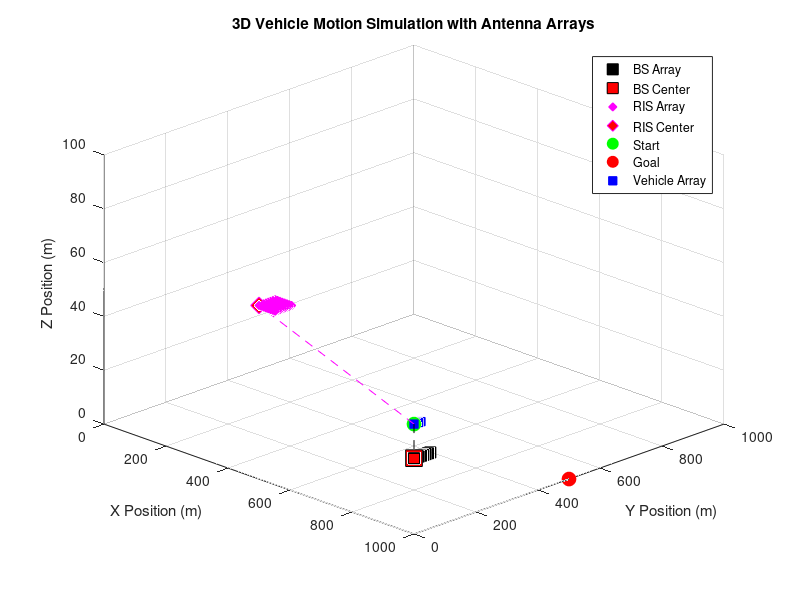

Write the MATLAB code that produced this figure. (Note: this script raises an error after producing the figure.)
% System Parameters
Nb = 8;         % Number of BS antennas (ULA)
Nt = 4;         % Number of Vehicle antennas
Nx = 8;         % Number of RIS elements in x-direction
Ny = 8;         % Number of RIS elements in y-direction
Nr = Nx * Ny;   % Total number of RIS elements
Mb = 10;        % Number of OFDM subcarriers
B = 20e6;         % MHz
lambda = 3e8/2e7;   % Wavelength (assuming frequency around 3GHz)
d = lambda/2;   % Inter-element spacing

% Initialize parameters
x_size = 1000;  % Environment size in meters
y_size = 1000;
z_size = 100;   % Added height dimension
dt = 0.1;       % Time step in seconds
speed = 10;     % Vehicle speed in m/s

% Initial positions
vehicle_pos = [500, 500, 0];  % Vehicle starts at ground level
goal_pos = [1000, 500, 0];    % Goal position
bs_loc = [900, 100, 20];      % Base station location
ris_loc = [200, 300, 40];     % RIS location

% Initialize channel metrics storage
channel_metrics = struct('time', [], 'direct_gain', [], 'cascaded_gain', []);

% Create ULA positions for BS (aligned along y-axis)
bs_array_positions = zeros(Nb, 3);
for i = 1:Nb
    bs_array_positions(i,:) = bs_loc + [0, (i-1)*d, 0];
end

% Create ULA positions for Vehicle (aligned along y-axis)
vehicle_array_positions = zeros(Nt, 3);
for i = 1:Nt
    vehicle_array_positions(i,:) = vehicle_pos + [0, (i-1)*d, 0];
end

% Create UPA positions for RIS (in x-y plane)
ris_array_positions = zeros(Nr, 3);
idx = 1;
for ix = 1:Nx
    for iy = 1:Ny
        ris_array_positions(idx,:) = ris_loc + [(ix-1)*d, (iy-1)*d, 0];
        idx = idx + 1;
    end
end

% Create figure
figure('Name', '3D Vehicle Simulator with Antenna Arrays');
hold on;
grid on;
axis([0 x_size 0 y_size 0 z_size]);
xlabel('X Position (m)');
ylabel('Y Position (m)');
zlabel('Z Position (m)');
title('3D Vehicle Motion Simulation with Antenna Arrays');

% Plot BS ULA
plot3(bs_array_positions(:,1), bs_array_positions(:,2), bs_array_positions(:,3), 'ks', 'MarkerSize', 8, 'MarkerFaceColor', 'k');
plot3(bs_loc(1), bs_loc(2), bs_loc(3), 'ks', 'MarkerSize', 12, 'MarkerFaceColor', 'r'); % BS center

% Plot RIS UPA
ris_plot = plot3(ris_array_positions(:,1), ris_array_positions(:,2), ris_array_positions(:,3), 'md', 'MarkerSize', 6, 'MarkerFaceColor', 'm');
plot3(ris_loc(1), ris_loc(2), ris_loc(3), 'md', 'MarkerSize', 12, 'MarkerFaceColor', 'r'); % RIS center

% Plot start and goal positions
plot3(vehicle_pos(1), vehicle_pos(2), vehicle_pos(3), 'go', 'MarkerSize', 10, 'MarkerFaceColor', 'g');
plot3(goal_pos(1), goal_pos(2), goal_pos(3), 'ro', 'MarkerSize', 10, 'MarkerFaceColor', 'r');

% Initialize vehicle array plot
vehicle_array_markers = plot3(vehicle_array_positions(:,1), vehicle_array_positions(:,2), vehicle_array_positions(:,3), 'bs', 'MarkerSize', 6, 'MarkerFaceColor', 'b');

% Draw lines connecting centers
vehicle_to_bs = plot3([vehicle_pos(1), bs_loc(1)], [vehicle_pos(2), bs_loc(2)], [vehicle_pos(3), bs_loc(3)], '--k');
vehicle_to_ris = plot3([vehicle_pos(1), ris_loc(1)], [vehicle_pos(2), ris_loc(2)], [vehicle_pos(3), ris_loc(3)], '--m');

legend('BS Array', 'BS Center', 'RIS Array', 'RIS Center', 'Start', 'Goal', 'Vehicle Array');

% Set view angle for better 3D visualization
view(45, 30);


function [received_signal, direct_channel, cascaded_channel] = simulate_downlink_transmission(bs_loc, ris_loc, vehicle_pos, W)
    
    % System Parameters
    Nb = 8;         % Number of BS antennas (ULA)
    Nt = 4;         % Number of Vehicle antennas
    Nx = 8;         % Number of RIS elements in x-direction
    Ny = 8;         % Number of RIS elements in y-direction
    Nr = Nx * Ny;   % Total number of RIS elements
    Mb = 64;  
    % Generate transmit data for each subcarrier
    x = zeros(Mb, 1);
    for n = 1:Mb
        % Generate complex Gaussian data with zero mean and unit variance
        x(n) = (randn + 1i*randn)/sqrt(2);
    end
    
    % Generate beamforming matrix if not provided
    if nargin < 4
        W = zeros(Nb, Mb);
        for i = 1:Mb
            w = (randn(Nb,1) + 1i*randn(Nb,1))/sqrt(2*Nb);
            W(:,i) = w/norm(w); % Normalize each beamforming vector
        end
    end
    
    % Verify transmit power constraint
    transmit_power = norm(W*x)^2;
    
    % Generate channels
    % Direct channel (BS to Vehicle): Nt x Nb
    H_bt = generate_H_bt(Nt, Nr);
    
    % Cascaded channel components
    % H_br (RIS to BS): Nr x Nb
    % H_rv (Vehicle to RIS): Nt x Nr
    [H_br, H_rt] = generate_H_br_H_rt(Nb, Nr, Nt);
    
    % RIS phase shifts (diagonal matrix Nr x Nr)
    Phi = diag(exp(1i*2*pi*rand(Nr,1)));
    
    % Complete cascaded channel
    cascaded_channel = H_rt * Phi * H_br; % Results in Nt x Nb
    
    % Compute received signal for each subcarrier
    received_signal = zeros(Nt, Mb);
    for n = 1:Mb
        % Direct path (Nt x 1)
        y_direct = H_bt * (W(:,n) * x(n));
        
        % RIS-assisted path (Nt x 1)
        y_ris = cascaded_channel * (W(:,n) * x(n));
        
        % Combine paths (Nt x 1)
        received_signal(:,n) = y_direct + y_ris;
    end
end

function gammma_c = generate_gamma_c()
end

% Function to generate direct channel (Nt x Nb)
function H_bt = generate_H_bt(Nt, Nr)
    lambda = 3e8/2e7;
    d = lambda / 2;
    [~,~,~,~,~,~,~, angles] = computeGeometricParameters();
    psi_bt = angles.bs_to_target.aoa_in;
    psi_tb = angles.bs_to_target.aoa_out;
    a_psi_bt = generate_a_psi_bt(Nt, psi_bt, lambda, d);
    a_psi_tb = generate_a_psi_tb(Nt, psi_tb, lambda, d);
    H_bt = a_psi_tb*a_psi_bt';
end

function a_psi_bt = generate_a_psi_bt(Nant, psi_bt, lambda, d)
    k = 2*pi/lambda;  % Wave number
    n = 0:(Nant-1);
    
    % Steering vector computation
    phase_terms = exp(1j * k * d * n * sin(psi_bt));
    
    % Normalize by sqrt(Nant)
    a_psi_bt = phase_terms / sqrt(Nant);
    
    % Ensure column vector
    a_psi_bt = a_psi_bt(:);
end

function a_psi_tb = generate_a_psi_tb(Nant, psi_tb, lambda, d)
    k = 2*pi/lambda;  % Wave number
    n = 0:(Nant-1);
    
    % Steering vector computation
    phase_terms = exp(1j * k * d * n * sin(psi_tb));
    
    % Normalize by sqrt(Nant)
    a_psi_tb = phase_terms / sqrt(Nant);
    
    % Ensure column vector
    a_psi_tb = a_psi_tb(:); 
end


function H_Los = generate_H_Los(H_bt, Nt, Nb, Nr)
    % Parameters
    K_dB = 4;                  % Rician K-factor in dB
    K = 10^(K_dB/10);
    sigma = sqrt(1/(2*(K+1)));
    mu = sqrt(K/(K+1));
    
    % Generate small-scale fading
    hl = (sigma * complex(randn(1,1), randn(1,1))) + mu;
    
    % Path loss in linear scale (110 dB)
    rho_l = 10^(110/10);
    
    % Calculate gamma_l
    gamma_l = sqrt(Nb*Nt)/sqrt(rho_l);
    
    % System parameters
    B = 20e6;          % Bandwidth (20 MHz)
    N = 2048;          % FFT size
    [~,~,~,~, ~, ~, delays, ~] = computeGeometricParameters();
    tau_l = delays.line_of_sight;      % Delay (1 microsecond - typical for urban V2X)
    
    % Generate H_Los for all subcarriers
    H_Los = zeros(Nr, Nt, N);
    for n = 0:N-1
        phase = exp(1j*2*pi*B*n*tau_l/N);
        H_Los(:,:,n) = gamma_l * hl * H_bt * phase;
    end
end

function H_NLoS = generate_H_NLoS(H_rt, H_br, Nt, Nb, Nr)
    % Parameters
    K_dB = 4;                  % Rician K-factor in dB
    K = 10^(K_dB/10);
    sigma = sqrt(1/(2*(K+1)));
    mu = sqrt(K/(K+1));
    
    % Generate small-scale fading
    hnl = (sigma * complex(randn(1,1), randn(1,1))) + mu;
    
    % Path loss in linear scale (typically higher than LoS due to indirect path)
    rho_nl = 10^(120/10);      % Using 120 dB for NLoS
    
    % Calculate gamma_nl
    gamma_nl = sqrt(Nb*Nr)/sqrt(rho_nl);
    
    % System parameters
    B = 20e6;          % Bandwidth (20 MHz)
    N = 2048;          % FFT size
    [~,~,~,~, ~, ~, delays, ~] = computeGeometricParameters();
    tau_nl = delays.non_line_of_sight;     % Delay (2 microseconds - longer due to indirect path)
    
    % Generate RIS reflection parameters (u)
    rho_r = 1;         % Reflection coefficient magnitude (typically close to 1)
    theta = 2*pi*rand(Nr,1);  % Random phase shifts between 0 and 2π
    u = rho_r * exp(1j*theta);
    
    % Create diagonal matrix Phi
    Phi = diag(u);
    
    % Generate H_NLoS for all subcarriers
    H_NLoS = zeros(Nr, Nt, N);
    for n = 0:N-1
        phase = exp(1j*2*pi*B*n*tau_nl/N);
        H_NLoS(:,:,n) = gamma_nl * hnl * H_rt * Phi * H_br * phase;
    end
end  


% Function to generate cascaded channel components
function [H_br, H_rt] = generate_H_br_H_rt(Nb, Nr, Nt)

    [~,~,~,~,~,~,~,angles] = computeGeometricParameters();
    lambda = 3e8/2e7;
    psi_br = angles.bs_to_ris.azimuth;
    phi_abr = angles.bs_to_ris.elevation_azimuth;
    phi_ebr = angles.bs_to_ris.elevation_angle;
    d = lambda/2;
    H_br = generate_H_br(Nr, Nb, phi_abr, phi_ebr, psi_br, lambda, lambda/2, lambda/2);

    psi_rt = angles.ris_to_target.azimuth;
    phi_art = angles.ris_to_target.elevation_angle;
    phi_ert = angles.ris_to_target.elevation_angle;

    H_rt = generate_H_rt(Nt, Nr, phi_art, phi_ert, psi_rt, lambda, lambda/2, lambda/2);
end

function [L1, L2, L3, L_proj1, L_proj2, L_proj3, delays, angles] = computeGeometricParameters()
    
    target_loc = [500, 500, 0];  % Vehicle starts at ground level
    bs_loc = [900, 100, 20];      % Base station location
    ris_loc = [200, 300, 40]; 
    % Extract coordinates
    xb = bs_loc(1);    yb = bs_loc(2);    zb = bs_loc(3);
    xr = ris_loc(1);   yr = ris_loc(2);   zr = ris_loc(3);
    xt = target_loc(1); yt = target_loc(2); zt = target_loc(3);
    
    % Speed of light
    c = 3e8;
    
    % Calculate 3D Euclidean distances
    L1 = sqrt((xb - xr)^2 + (yb - yr)^2 + (zb - zr)^2);
    L2 = sqrt((xr - xt)^2 + (yr - yt)^2 + zr^2);
    L3 = sqrt((xb - xt)^2 + (yb - yt)^2 + zb^2);
    
    % Calculate 2D (X-Y plane) projections
    L_proj1 = sqrt((xb - xr)^2 + (yb - yr)^2);
    L_proj2 = sqrt((xr - xt)^2 + (yr - yt)^2);
    L_proj3 = sqrt((xb - xt)^2 + (yb - yt)^2);
    
    % Calculate signal delays
    delays.line_of_sight = L3 / c;
    delays.non_line_of_sight = (L1 + L2) / c;
    
    % Calculate angles
    % BS to RIS angles
    angles.bs_to_ris.azimuth = asin((zb - zr) / L1);
    angles.bs_to_ris.elevation_azimuth = asin((xb - xr) / L_proj1);
    angles.bs_to_ris.elevation_angle = acos((zb - zr) / L1);
    
    % RIS to Target angles
    angles.ris_to_target.aoa = asin(zr / L2);
    angles.ris_to_target.azimuth = acos((yr - yt) / L_proj2);
    angles.ris_to_target.elevation_angle = acos(zr / L2);

    % BS to Target angles
    angles.bs_to_target.aoa_in = acos(zb/L3);
    angles.bs_to_target.aoa_out = asin(zb/L3);
end

% Function to generate uniform linear array (ULA) steering vector
function a_psi_br = generate_a_psi_br(Nant, psi, lambda, d)
    
    % Compute the array response vector
    k = 2*pi/lambda;  % Wave number
    n = 0:(Nant-1);
    
    % Steering vector computation
    phase_terms = exp(1j * k * d * n * sin(psi));
    
    % Normalize by sqrt(Nant)
    a_psi_br = phase_terms / sqrt(Nant);
    
    % Ensure column vector
    a_psi_br = a_psi_br(:);
end

function a_psi_rt = generate_a_psi_rt(Nant, psi, lambda, d)
    k = 2*pi/lambda;
    n= 0:(Nant-1);
    phase_terms = exp(1j*k*d*n*sin(psi));
    a_psi_rt =  phase_terms / sqrt(Nant);
    a_psi_rt = a_psi_rt(:);
end

% Function to generate 2D array steering vector
function a_phi_br = generate_aphi_abr(Nx, Ny, phi_a, phi_e, lambda, dr)
    % Inputs:
    % Nx: Number of elements in x-direction
    % Ny: Number of elements in y-direction
    % phi_a: Azimuth angle
    % phi_e: Elevation angle
    % lambda: Wavelength
    % dr: Element spacing
    
    % Compute total number of elements
    N2 = Nx * Ny;
    
    % Preallocate the steering vector
    a_phi_br = zeros(N2, 1);
    
    % Wave number
    k = 2*pi/lambda;
    
    % Generate 2D array response vector
    idx = 1;
    for m = 0:(Nx-1)
        for n = 0:(Ny-1)
            % Compute phase term
            phase_term = exp(1j * k * dr * (m * sin(phi_a) * sin(phi_e) + n * cos(phi_e)));
            a_phi_br(idx) = phase_term;
            idx = idx + 1;
        end
    end
    
    % Normalize by sqrt(N2)
    a_phi_br = a_phi_br / sqrt(N2);
end

function a_phi_art = generate_a_phi_art(Nx, Ny, phi_a, phi_e, lamda, dr)
    N2 = Nx*Ny;
    a_phi_art = zeros(N2, 1);
    k= 2*pi/lambda;
    idx = 1;
    for m = 0:(Nx-1)
        for n = 0:(Ny-1)
            phase_term = exp(1j*k* dr*(m*sin(phi_a)*sin(phi_e) + n*cos(phi_e)));
            a_phi_art(idx) = phase_term;
            idx = idx + 1;
        end
    end
    a_phi_art = a_phi_art / sqrt(2);
end


% Example usage
function H_br = generate_H_br(Nr, Nb, phi_abr, phi_ebr, psi_br, lambda, dr, d)
    % Generate steering vectors
    a_psi_br = generate_a_psi_br(Nr, psi_br, lambda, d);
    a_phi_abr = generate_aphi_abr(3, 2, phi_abr, phi_ebr, lambda, dr);
    
    % Compute H_br as outer product of steering vectors
    H_br = a_phi_abr * a_psi_br';
end

function H_rt = generate_H_rt(Nt, Nr, phi_art, phi_ert, psi_rt, lambda, dr, d)
    a_psi_rt = generate_a_psi_rt(Nt, psi_rt, lambda, d);
    a_phi_art = generate_a_phi_art(sqrt(Nt), sqrt(Nr), phi_art, phi_ert, lambda, dr);

    H_rt = a_psi_rt*a_phi_art';
end 

% Function to generate LoS component based on geometry
function H_los = generate_los_component(tx_loc, rx_loc, Nr, Nt)
    % Calculate angles
    diff_vec = rx_loc - tx_loc;
    [az, el] = cart2sph(diff_vec(1), diff_vec(2), diff_vec(3));
    
    % Generate steering vectors
    H_los = exp(1i*pi*[0:Nr-1]'*sin(az)) * exp(1i*pi*[0:Nt-1]*sin(el));
    H_los = H_los/sqrt(Nr*Nt); % Normalize
end

% Main simulation loop
time = 0;
idx = 1;
while vehicle_pos(1) < goal_pos(1)
    % Update vehicle center position
    vehicle_pos(1) = vehicle_pos(1) + speed * dt;
    time = time + dt;
    
    % Update vehicle array positions
    for i = 1:Nt
        vehicle_array_positions(i,:) = vehicle_pos + [0, (i-1)*d, 0];
    end
    
    % Calculate OFDM transmission and channel characteristics
    [received_signal, direct_channel, cascaded_channel] = simulate_downlink_transmission(bs_loc, ris_loc, vehicle_pos);
    
    % Store channel metrics
    channel_metrics.time(idx) = time;
    channel_metrics.direct_gain(idx) = 20*log10(norm(direct_channel));
    channel_metrics.cascaded_gain(idx) = 20*log10(norm(cascaded_channel));
    
    % Update vehicle array visualization
    set(vehicle_array_markers, 'XData', vehicle_array_positions(:,1), ...
                              'YData', vehicle_array_positions(:,2), ...
                              'ZData', vehicle_array_positions(:,3));
    
    % Update connection lines
    set(vehicle_to_bs, 'XData', [vehicle_pos(1), bs_loc(1)], ...
                      'YData', [vehicle_pos(2), bs_loc(2)], ...
                      'ZData', [vehicle_pos(3), bs_loc(3)]);
    set(vehicle_to_ris, 'XData', [vehicle_pos(1), ris_loc(1)], ...
                       'YData', [vehicle_pos(2), ris_loc(2)], ...
                       'ZData', [vehicle_pos(3), ris_loc(3)]);
    
    % Force MATLAB to draw the update
    drawnow;
    
    % Create real-time plot of channel gains (in a separate figure)
    if mod(idx, 10) == 0  % Update plot every 10 steps to reduce computation
        figure(2);
        plot(channel_metrics.time, channel_metrics.direct_gain, 'b-', ...
             channel_metrics.time, channel_metrics.cascaded_gain, 'r-');
        grid on;
        xlabel('Time (s)');
        ylabel('Channel Gain (dB)');
        legend('Direct Channel', 'Cascaded Channel');
        title('Channel Gains vs. Time');
    end
    
    % Add small pause to make motion visible
    pause(dt);
    
    idx = idx + 1;
end

% Final analysis plots
figure(3);
subplot(2,1,1);
plot(channel_metrics.time, channel_metrics.direct_gain, 'b-', 'LineWidth', 2);
grid on;
xlabel('Time (s)');
ylabel('Gain (dB)');
title('Direct Channel Gain vs. Time');

subplot(2,1,2);
plot(channel_metrics.time, channel_metrics.cascaded_gain, 'r-', 'LineWidth', 2);
grid on;
xlabel('Time (s)');
ylabel('Gain (dB)');
title('Cascaded Channel Gain vs. Time');

[received_signal, direct_channel, cascaded_channel] = simulate_downlink_transmission(bs_loc, ris_loc, vehicle_pos);

% Calculate and display channel metrics
direct_channel_gain = 20*log10(norm(direct_channel));
cascaded_channel_gain = 20*log10(norm(cascaded_channel));

fprintf('Direct channel gain: %.2f dB\n', direct_channel_gain);
fprintf('Cascaded channel gain: %.2f dB\n', cascaded_channel_gain);

% Display matrix dimensions for verification
fprintf('\nMatrix dimensions:\n');
fprintf('Direct channel: %d x %d\n', size(direct_channel));
fprintf('Cascaded channel: %d x %d\n', size(cascaded_channel));
fprintf('Received signal: %d x %d\n', size(received_signal));